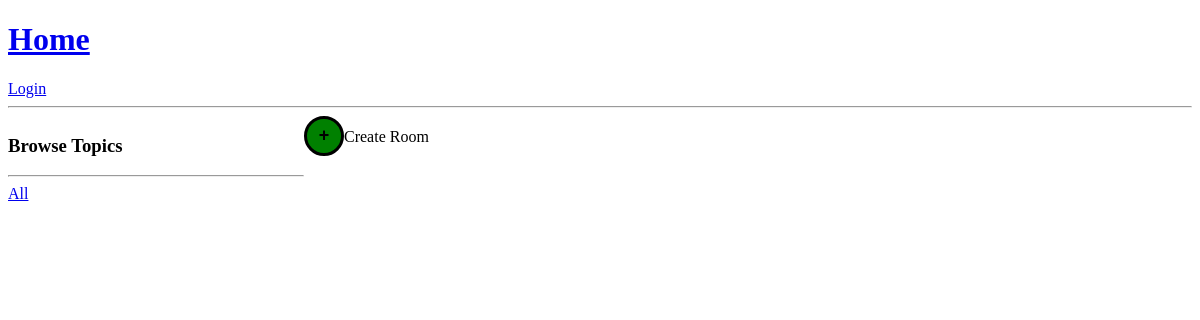
The app's page /, older data.
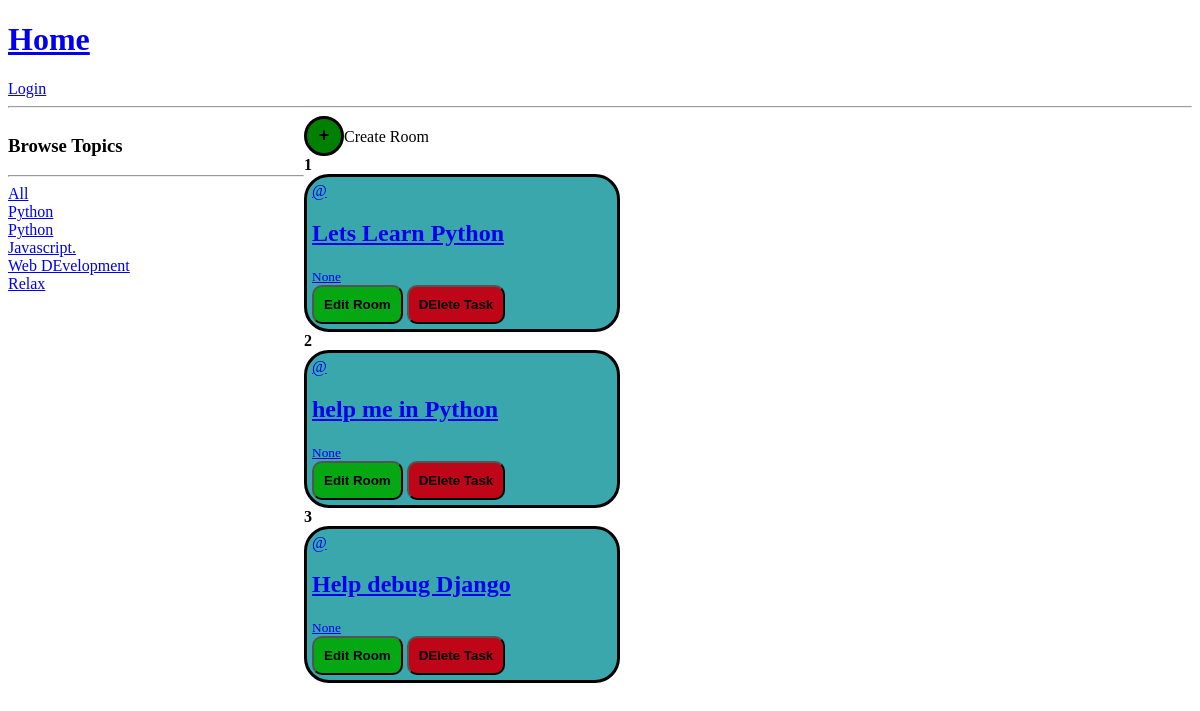
The same page, newer data.
### Rooms/models.py (models this page shows, shortened)
class Topic(models.Model):
    name = models.CharField(max_length = 200)
    description = models.TextField(null = True, blank = True)

class Room(models.Model):
    host = models.ForeignKey(User, on_delete = models.CASCADE)
    topic = models.ForeignKey(Topic, on_delete = models.SET_NULL, null = True)
    name = models.CharField(max_length = 200)
    description = models.TextField(null = True, blank = True)
    updated = models.DateTimeField(auto_now = True)
    created = models.DateTimeField(auto_now_add = True)

### Rooms/views.py (the view)
# urls.py: 2. Add a URL to urlpatterns:  path('', views.home, name='home')
def home(request):
    q = request.GET.get('q')
    context = {'rooms':rooms, "topics":topics}
    return render(request,'Rooms/home.html',context)

### Rooms/templates/Rooms/home.html (shortened to what this page needs)
{% include 'navbar.html' %}
<div class="mainContainer">
    <div class="Navigation">
        <h3>Browse Topics</h3>
        <hr>
        <a href="{% url 'home' %}">All</a>
        {% for topic in topics %}
            <div class="specificTopic">
            <a href="{% url 'home' %}?q={{topic.name}}">{{topic.name}}</a>
            </div>
        {% endfor %}
    </div>
    <div class="chatrooms">
        <div>
            <a href="{% url 'createRoom' %}"><button style="background-color: green; width: 40px;height: 40px;border-radius: 40px;border: solid;text-align: center;font-size: large;"><b>+</b></button></a>Create Room
            <br>
            {% for room in rooms %}
                <b>{{room.id}}</b>
                <a href="{% url 'room' room.id %}">
                    <div style="width:300px; border:solid;border-radius: 25px;text-decoration: none;padding: 5px;background-color: rgba(8, 145, 150, 0.8);">
                        <span>@{{room.host}}</span>
                        <h2 style="text-decoration: none;">{{room.name}}</h2>
                        <small>{{room.topic}}</small>
                        <br>
                        <a href="{% url 'updateRoom' room.id %}"><button style="background-color: rgb(5, 168, 18);border-radius: 10px;padding: 10px;"><b>Edit Room</b></button></a>
                        <a href="{% url 'deleteRoom' room.id %}"><button style="background-color: rgb(190, 6, 24);border-radius: 10px;padding: 10px;"><b>DElete Task</b></button></a>
                        <br>
                    </div>
            {% endfor %}
        </div>
    </div>
</div>

Row changes from the older to the newer data that the page shows:
added Topic: name "Python"
added Topic: name "Python"
added Topic: name "Javascript."
added Topic: name "Web DEvelopment"
added Topic: name "Relax"
added Room: id "1", name "Lets Learn Python", topic "None"
added Room: id "2", name "help me in Python", topic "None"
added Room: id "3", name "Help debug Django", topic "None"
